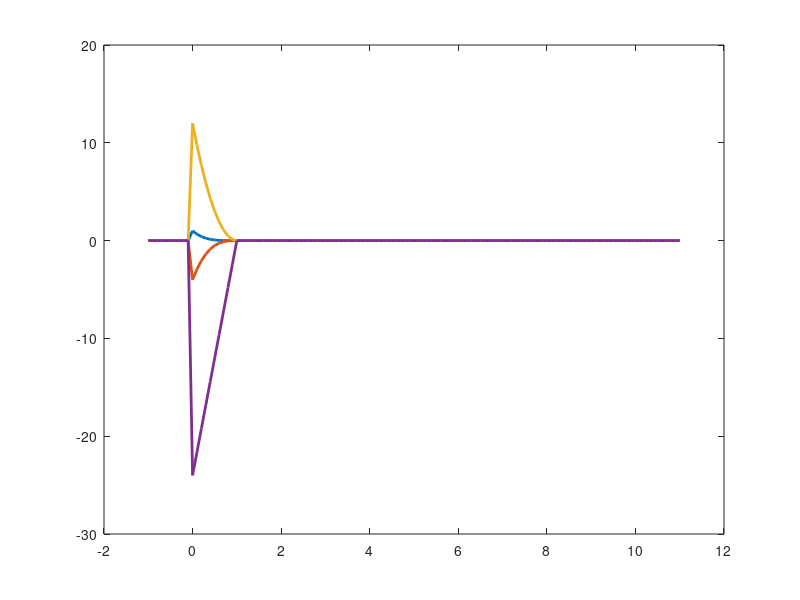

This chart was generated by the following MATLAB code: (Note: this script raises an error after producing the figure.)
K = 5;
S = K-1;
t_knot = linspace(0,10,11)';
t_knot(3) = [];
t_knot(5) = [];

t = linspace(-1,11,121)';
% t = 10;

% if S == 3
%     addpath('./cubic_splines');
%     spline = @(t) cspline(t);
%     spline_t = @(t) cspline_t(t);
%     spline_tt = @(t) cspline_tt(t);
%     spline_ttt = @(t) cspline_ttt(t);
% elseif S == 5
%     addpath('./quintic_splines');
%     spline = @(t) qspline(t);
%     spline_t = @(t) qspline_t(t);
%     spline_tt = @(t) qspline_tt(t);
%     spline_ttt = @(t) qspline_ttt(t);
% else
%     disp('Whoops! I only know how to deal with splines of order 3 and 5.')
%     return;
% end

% Now we need to add knot points past the beginning and end.
%
% M is given as the number of splines on the interval [t(1), t(end)]. We
% need to add extra splines before an after this, depending on order of the
% spline.
% pre_knots = t_knot(1) + (t_knot(2)-t_knot(1))*(-floor(S/2):-1)';
% post_knots = t_knot(end) + (t_knot(end)-t_knot(end-1))*(1:floor(S/2))';
%t_knot = [pre_knots; t_knot; post_knots];
t_knot = [repmat(t_knot(1),S,1); t_knot; repmat(t_knot(end),S,1)];
dt_knot = diff(t_knot);
t_knot2 = t_knot + [dt_knot; dt_knot(end)];

% numer of knots
M = length(t_knot);

% This is true assuming the original t_knot was strictly monotonically
% increasing (no repeat knots) and we added repeat knots at the beginning
% and end of the sequences.
N_splines = M - K;

% number of collocation points
N = length(t);

% Rows are the N collocation points
% Columns are the M splines
X = zeros(N,N_splines,K); % This will contain all splines and their derivatives
XB = zeros(N,N_splines,K); % This will contain all splines through order K
for t_i=1:N % loop through all N collocation points
    i = find( t_knot <= t(t_i) & t(t_i) < t_knot2, 1, 'last' );
    if isempty(i)
        if t(t_i) < t_knot(1)
            i = find( t_knot == t_knot(1), 1, 'last');
            continue; %This continue means we don't need to set b(1) = 0; or check indices on the delta_r line
        elseif t(t_i) == t_knot(end)
            i = find( t_knot < t(t_i), 1, 'last'); 
        else
            i = find( t_knot < t_knot(end), 1, 'last');
            continue; %b(1) = 0;
        end
    end
    
    delta_r = zeros(K,1);
    delta_l = zeros(K,1);
    
    XB(t_i,i,1) = 1;
    
    b = zeros(K,1); b(1) = 1;
    for j=1:(K-1) % loop through splines of increasing order
       delta_r(j) = t_knot(i+j) - t(t_i);
       delta_l(j) = t(t_i) - t_knot(i+1-j);
       
       saved = 0;
       for r=1:j % loop through the nonzero splines
           term = b(r)/(delta_r(r) + delta_l(j+1-r));
           b(r) = saved + delta_r(r)*term;
           saved = delta_l(j+1-r)*term;
       end
       b(j+1) = saved;
       
       indices = max(1,i-j):i;
       XB(t_i,indices,j+1) = b(1:length(indices));
    end
    
    indices = max(1,i-K+1):i;
    X(t_i,indices,1) = b(1:length(indices));
    
end

% diff_coeff = @(a,r,m) (K-m)*(a(r)-a(r-1))/(t_knot(r+K-m) - t_knot(r));
diff_coeff = @(a,r,m) (K-m)*(a(2)-a(1))/(t_knot(r+K-m) - t_knot(r));

for r=1:N_splines
    % alpha mimics equation X.16 in deBoor's PGS, but localized to avoid
    % the zero elements.
    alpha = zeros(S+2,S+2); % row is the coefficient, column is the derivative (1=0 derivatives)
    alpha(2,1) = 1;
    for m=1:S
        for i=1:(m+1)
            a = alpha(:,m);
            alpha(i+1,m+1) = diff_coeff(a(i:end),r+i-1,m);
            if isinf(alpha(i+1,m+1)) || isnan(alpha(i+1,m+1))
                alpha(i+1,m+1) = 0;
            end
            if r+i-1>N_splines
                B = zeros(N,1);
            else
                B = XB(:,r+i-1,K-m);
            end
            X(:,r,m+1) = X(:,r,m+1) + alpha(i+1,m+1)*B;
        end
    end
end

% for i=1:N_splines
%     alpha = zeros(m+1,m);
%     for m=1:S
%         delta_l = t_knot(i+K-m) - t_knot(i);
%         delta_r = t_knot(i+K-m+1) - t_knot(i+1);
%         if i+1>N_splines
%             Br = zeros(N,1);
%         else
%             Br = XB(:,i+1,K-m);
%         end
%         X(:,i,m+1) = (K-m)*(XB(:,i,K-m)/delta_l - Br/delta_r);
%     end
% end

k=1;
figure, plot(t,X(:,k,1),'LineWidth', 2), hold on
plot(t,X(:,k,2),'LineWidth', 2)
plot(t,X(:,k,3),'LineWidth', 2)
plot(t,X(:,k,4),'LineWidth', 2)
% plot(t,DB(:,k,K-3))

plot(t,vdiff(t(2)-t(1),X(:,k,1),1))
plot(t,vdiff(t(2)-t(1),vdiff(t(2)-t(1),X(:,k),1),1))
% ylim([min(X(:,k))*1.05 max(X(:,k))*1.05])
legend('X', 'X_t', 'X_{tt}', 'X_{ttt}', 'diff(X)', 'diff(diff(X))')
vlines(t_knot,'g--')

figure
plot(t,X(:,:,1))
ylim([min(min(X(:,:,1)))*1.05 max(max(X(:,:,1)))*1.05])
vlines(t_knot,'g--')
